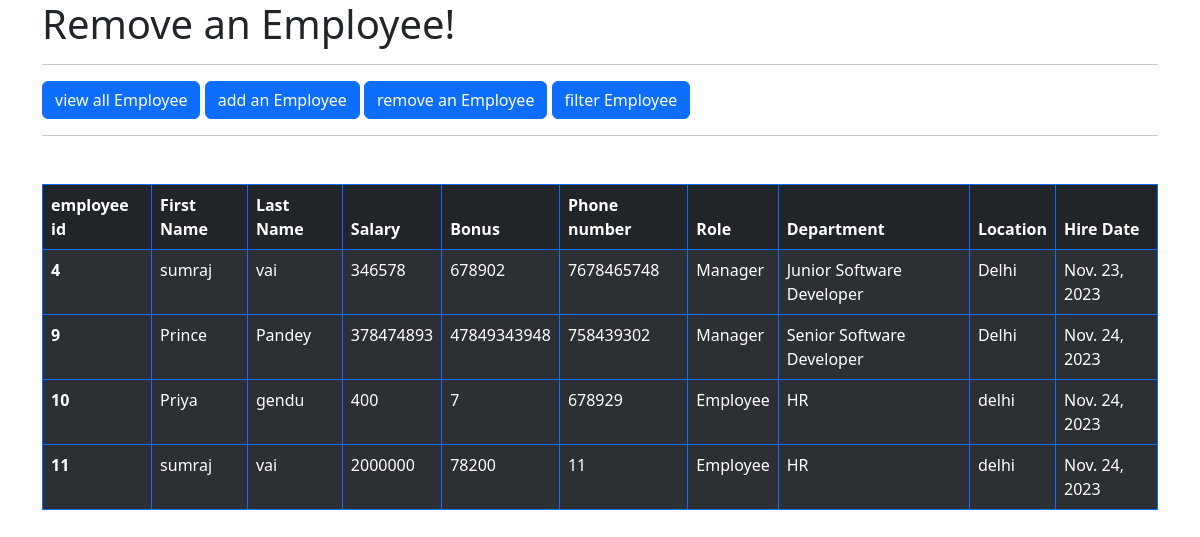
The page /all_emp on the database as committed earlier.
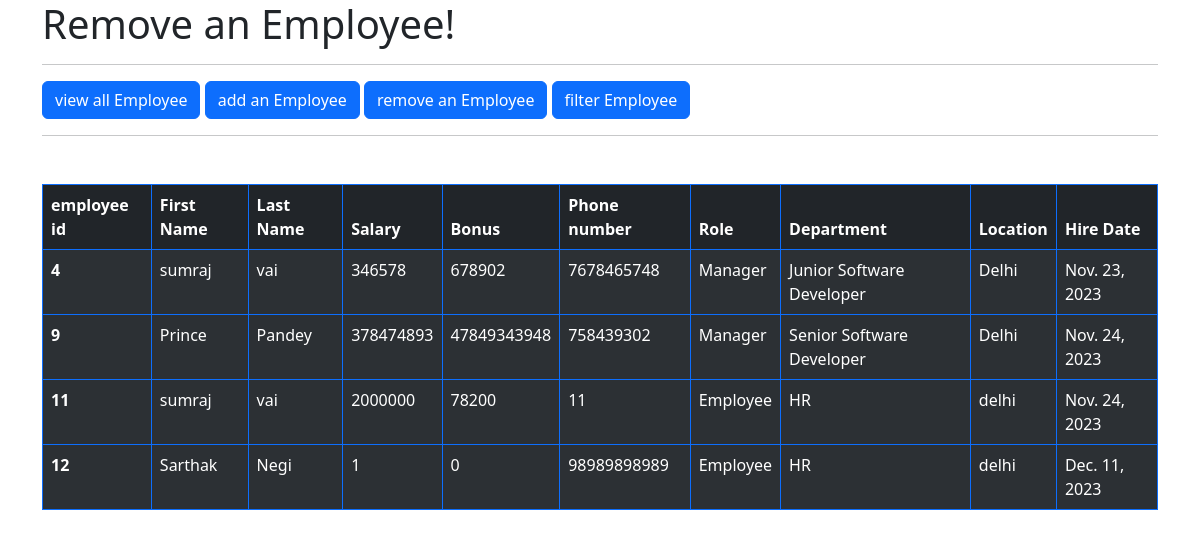
The same page on the database as committed later.
### Emplyee_app/models.py (models this page shows, shortened)
class Employee(models.Model):
    first_name = models.CharField(max_length=100, null=False)
    last_name = models.CharField(max_length =100)
    dept = models.ForeignKey(Department, on_delete=models.CASCADE)
    salary = models.IntegerField(default=0)
    bonus = models.IntegerField(default=0)
    role = models.ForeignKey(Role,on_delete=models.CASCADE)
    phone = models.IntegerField(default=0)
    hire_date = models.DateField()

class Role(models.Model):
    name = models.CharField(max_length=100, null=False)

class Department(models.Model):
    name = models.CharField(max_length=100, null=False)
    location = models.CharField(max_length=100)

### Emplyee_app/views.py (the view)
# urls.py: path('all_emp',views.all_emp, name = 'all_emp'),
def all_emp(request):
    emp = Employee.objects.all()
    context = {
        'emp': emp
    }
    return render(request,'all_emp.html',context)

### Emplyee_app/templates/all_emp.html (shortened to what this page needs)
{% extends 'base.html'%}
{%block body%}
        <table class="table table-dark table-striped table-bordered border-primary mt-5">
            <thead>
              <tr>
                <th scope="col">employee id</th>
                <th scope="col">First Name</th>
                <th scope="col">Last Name</th>
                <th scope="col">Salary</th>
                <th scope="col">Bonus</th>
                <th scope="col">Phone number</th>
                <th scope="col">Role</th>
                <th scope="col">Department</th>
                <th scope="col">Location</th>
                <th scope="col">Hire Date</th>
              </tr>
            </thead>
            {% for emp in emp%}
            <tbody>
                <tr>
                    <th scope="row">{{emp.id}}</th>
                    <td>{{emp.first_name}}</td>
                    <td>{{emp.last_name}}</td>
                    <td>{{emp.salary}}</td>
                    <td>{{emp.bonus}}</td>
                    <td>{{emp.phone}}</td>
                    <td>{{emp.role.name}}</td>
                    <td>{{emp.dept.name}}</td>
                    <td>{{emp.dept.location}}</td>
                    <td>{{emp.hire_date}}</td>
                </tr>
                {% endfor %}
            </tbody>
          </table>
{%endblock%}

### Emplyee_app/templates/base.html (shortened to what this page needs)
<!DOCTYPE html>
<html lang="en">
<head>
    <link href="https://cdn.jsdelivr.net/npm/bootstrap@5.3.2/dist/css/bootstrap.min.css" rel="stylesheet">
</head>
<body>
    <div class="container">
        <h1>Remove an Employee!</h1><hr>
        <a class="btn btn-primary" href="/all_emp" role="button">view  all Employee</a>
        <a class="btn btn-primary" href="/add_emp" role="button">add an Employee</a>
        <a class="btn btn-primary" href="/remove_emp" role="button">remove an Employee</a>
        <a class="btn btn-primary" href="/filter_emp" role="button">filter Employee</a>
        <hr>
       {% block body %}{% endblock %}
    </div>
  </body>
</html>

Rows that differ between the two databases and show on the page:
removed Employee: id "10", first_name "Priya", last_name "gendu", salary "400", bonus "7", phone "678929", role.name "Employee", dept.name "HR", dept.location "delhi", hire_date "Nov. 24, 2023"
added Employee: id "12", first_name "Sarthak", last_name "Negi", salary "1", bonus "0", phone "98989898989", role.name "Employee", dept.name "HR", dept.location "delhi", hire_date "Dec. 11, 2023"
